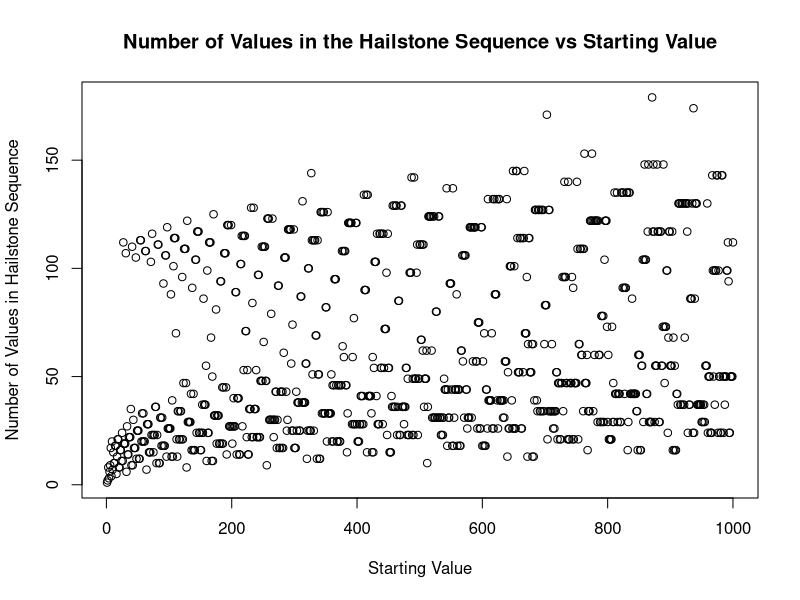

This figure's R source:
#Initialize a vector to contain the sequence lengths
seqlen = c()

#Start a for loop over the values 1 to 1000
for (i in 1:1000) {
  #Set the variable n to the value of the loop variable (n=i)
  n = i
  #Set a variable counter equal to 1
  counter = 1
  #Start a while loop with the condition n not equal to 1
  while (n != 1) {
    #Inside the while loop test to see if n is even, if so, replace n by n/2
    if (n%%2 == 0) {
      n = n/2
    }
    #If n is odd, replace n by 3*n+1
    else {
      n = 3*n + 1
    }
    #Increment the counter by 1
    counter = counter + 1
  } #End the while loop
  
  #Put the counter value into the next location in the vector of sequence lengths
  seqlen[i] = counter 
} #End the for loop

#Plot the vector of sequence lengths (plot(seqlen))
main = "Number of Values in the Hailstone Sequence vs Starting Value"
xlab = "Starting Value"
ylab = "Number of Values in Hailstone Sequence"
plot(seqlen, main = main, xlab = xlab, ylab = ylab)